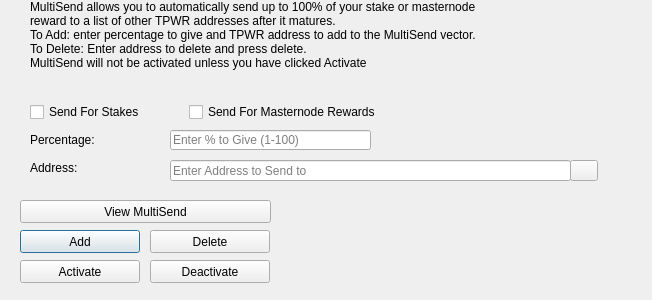
<?xml version="1.0" encoding="UTF-8"?>
<ui version="4.0">
 <class>MultiSendDialog</class>
 <widget class="QDialog" name="MultiSendDialog">
  <property name="windowModality">
   <enum>Qt::NonModal</enum>
  </property>
  <property name="geometry">
   <rect>
    <x>0</x>
    <y>0</y>
    <width>652</width>
    <height>300</height>
   </rect>
  </property>
  <property name="windowTitle">
   <string>MultiSend</string>
  </property>
  <widget class="QLineEdit" name="multiSendPercentEdit">
   <property name="geometry">
    <rect>
     <x>170</x>
     <y>130</y>
     <width>201</width>
     <height>20</height>
    </rect>
   </property>
   <property name="toolTip">
    <string>Enter whole numbers 1 - 100</string>
   </property>
   <property name="placeholderText">
    <string>Enter % to Give (1-100)</string>
   </property>
  </widget>
  <widget class="QLineEdit" name="multiSendAddressEdit">
   <property name="geometry">
    <rect>
     <x>170</x>
     <y>160</y>
     <width>401</width>
     <height>21</height>
    </rect>
   </property>
   <property name="toolTip">
    <string/>
   </property>
   <property name="placeholderText">
    <string>Enter Address to Send to</string>
   </property>
  </widget>
  <widget class="QLabel" name="label_2">
   <property name="geometry">
    <rect>
     <x>30</x>
     <y>0</y>
     <width>451</width>
     <height>121</height>
    </rect>
   </property>
   <property name="lineWidth">
    <number>1</number>
   </property>
   <property name="text">
    <string>MultiSend allows you to automatically send up to 100% of your stake or masternode reward to a list of other TPWR addresses after it matures.
To Add: enter percentage to give and TPWR address to add to the MultiSend vector.
To Delete: Enter address to delete and press delete.
MultiSend will not be activated unless you have clicked Activate</string>
   </property>
   <property name="alignment">
    <set>Qt::AlignLeading|Qt::AlignLeft|Qt::AlignTop</set>
   </property>
   <property name="wordWrap">
    <bool>true</bool>
   </property>
  </widget>
  <widget class="QLabel" name="message">
   <property name="geometry">
    <rect>
     <x>290</x>
     <y>200</y>
     <width>351</width>
     <height>91</height>
    </rect>
   </property>
   <property name="text">
    <string/>
   </property>
  </widget>
  <widget class="QPushButton" name="addButton">
   <property name="geometry">
    <rect>
     <x>20</x>
     <y>230</y>
     <width>120</width>
     <height>23</height>
    </rect>
   </property>
   <property name="toolTip">
    <string/>
   </property>
   <property name="statusTip">
    <string>Add to MultiSend Vector</string>
   </property>
   <property name="text">
    <string>Add</string>
   </property>
  </widget>
  <widget class="QPushButton" name="disableButton">
   <property name="geometry">
    <rect>
     <x>150</x>
     <y>260</y>
     <width>120</width>
     <height>23</height>
    </rect>
   </property>
   <property name="statusTip">
    <string>Deactivate MultiSend</string>
   </property>
   <property name="text">
    <string>Deactivate</string>
   </property>
  </widget>
  <widget class="QPushButton" name="addressBookButton">
   <property name="geometry">
    <rect>
     <x>570</x>
     <y>160</y>
     <width>28</width>
     <height>21</height>
    </rect>
   </property>
   <property name="toolTip">
    <string>Choose an address from the address book</string>
   </property>
   <property name="text">
    <string/>
   </property>
   <property name="icon">
    <iconset resource="../tpwr.qrc">
     <normaloff>:/icons/address-book</normaloff>:/icons/address-book</iconset>
   </property>
   <property name="shortcut">
    <string>Alt+A</string>
   </property>
   <property name="autoDefault">
    <bool>false</bool>
   </property>
  </widget>
  <widget class="QLabel" name="label">
   <property name="geometry">
    <rect>
     <x>30</x>
     <y>130</y>
     <width>121</width>
     <height>20</height>
    </rect>
   </property>
   <property name="toolTip">
    <string>Percentage of stake to send</string>
   </property>
   <property name="text">
    <string>Percentage:</string>
   </property>
  </widget>
  <widget class="QLabel" name="label_5">
   <property name="geometry">
    <rect>
     <x>30</x>
     <y>160</y>
     <width>111</width>
     <height>16</height>
    </rect>
   </property>
   <property name="toolTip">
    <string>Address to send portion of stake to</string>
   </property>
   <property name="text">
    <string>Address:</string>
   </property>
  </widget>
  <widget class="QPushButton" name="deleteButton">
   <property name="geometry">
    <rect>
     <x>150</x>
     <y>230</y>
     <width>120</width>
     <height>23</height>
    </rect>
   </property>
   <property name="toolTip">
    <string/>
   </property>
   <property name="statusTip">
    <string>Delete Address From MultiSend Vector</string>
   </property>
   <property name="text">
    <string>Delete</string>
   </property>
  </widget>
  <widget class="QPushButton" name="activateButton">
   <property name="geometry">
    <rect>
     <x>20</x>
     <y>260</y>
     <width>120</width>
     <height>23</height>
    </rect>
   </property>
   <property name="statusTip">
    <string>Activate MultiSend</string>
   </property>
   <property name="text">
    <string>Activate</string>
   </property>
  </widget>
  <widget class="QPushButton" name="viewButton">
   <property name="geometry">
    <rect>
     <x>20</x>
     <y>200</y>
     <width>251</width>
     <height>23</height>
    </rect>
   </property>
   <property name="toolTip">
    <string/>
   </property>
   <property name="statusTip">
    <string>View MultiSend Vector</string>
   </property>
   <property name="text">
    <string>View MultiSend</string>
   </property>
  </widget>
  <widget class="QWidget" name="horizontalLayoutWidget">
   <property name="geometry">
    <rect>
     <x>30</x>
     <y>100</y>
     <width>351</width>
     <height>24</height>
    </rect>
   </property>
   <layout class="QHBoxLayout" name="horizontalLayout">
    <item>
     <widget class="QCheckBox" name="multiSendStakeCheckBox">
      <property name="text">
       <string>Send For Stakes</string>
      </property>
     </widget>
    </item>
    <item>
     <widget class="QCheckBox" name="multiSendMasternodeCheckBox">
      <property name="text">
       <string>Send For Masternode Rewards</string>
      </property>
     </widget>
    </item>
   </layout>
  </widget>
 </widget>
 <resources>
  <include location="../tpwr.qrc"/>
 </resources>
 <connections/>
</ui>
